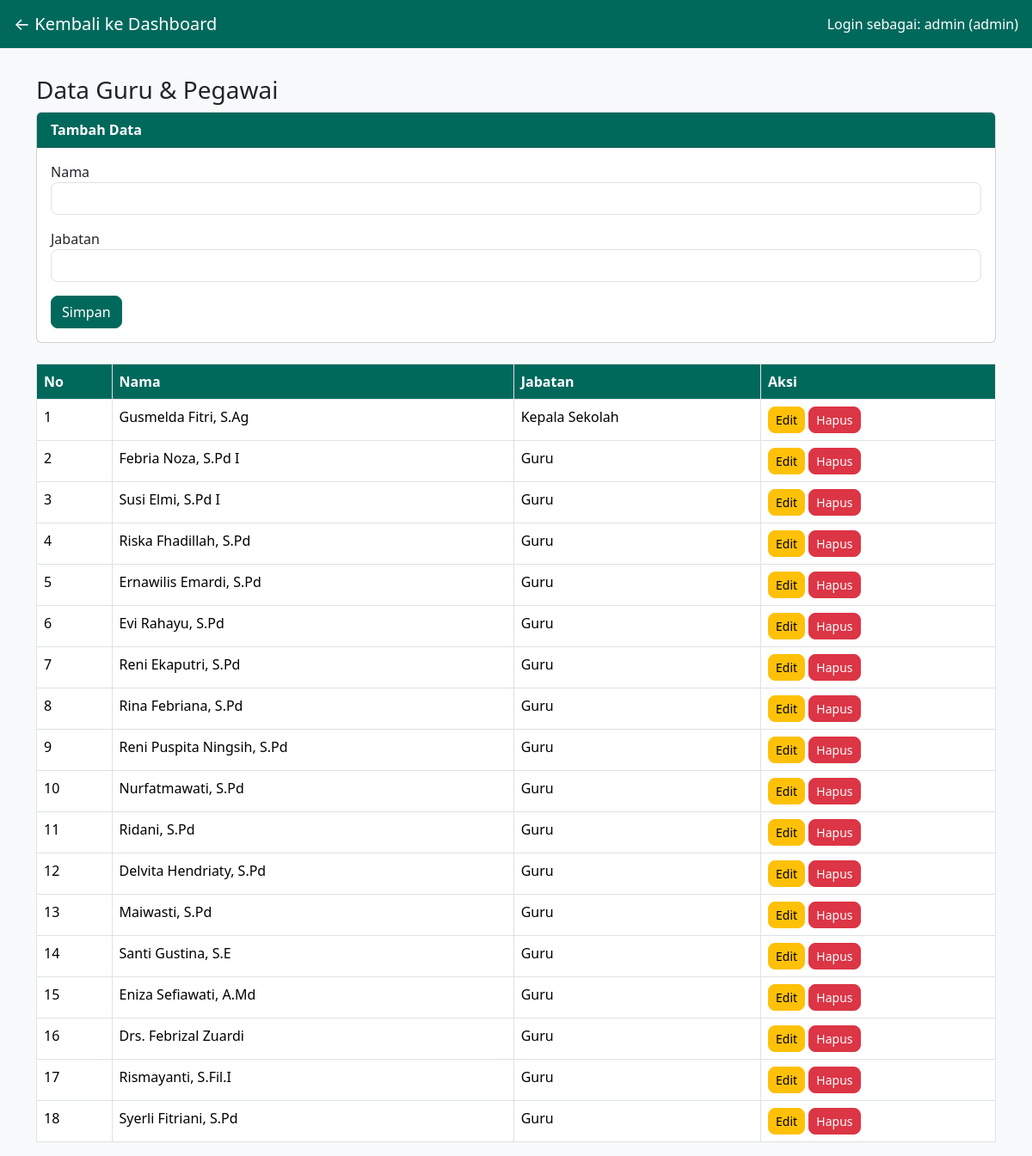
The page /pages/guru.php (signed in) on the database its author committed.
### tables this page shows
CREATE TABLE `guru` (
  `id` int(11) NOT NULL,
  `nama` varchar(100) NOT NULL,
  `jabatan` varchar(100) NOT NULL
);

### pages/guru.php (the view, shortened to what this page needs)
<?php
include '../config/db.php';
$edit = null;
?>
<!DOCTYPE html>
<html lang="id">
<head>
  <link href="https://cdn.jsdelivr.net/npm/bootstrap@5.3.3/dist/css/bootstrap.min.css" rel="stylesheet">
</head>
<body>
<nav class="navbar px-3" style="background-color:#00695c; color:white;">
  <a href="dashboard.php" class="navbar-brand text-white">← Kembali ke Dashboard</a>
  <span class="text-white">Login sebagai: <?= $_SESSION['username'] ?> (<?= $_SESSION['role'] ?>)</span>
</nav>
<div class="container mt-4">
  <h3>Data Guru & Pegawai</h3>
  <div class="card mb-4">
    <div class="card-header">
      <?= $edit ? "Edit Data" : "Tambah Data" ?>
    </div>
    <div class="card-body">
      <form method="post">
        <div class="mb-3">
          <label>Nama</label>
          <input type="text" name="nama" class="form-control" required value="<?= $edit['nama'] ?? '' ?>">
        </div>
        <div class="mb-3">
          <label>Jabatan</label>
          <input type="text" name="jabatan" class="form-control" required value="<?= $edit['jabatan'] ?? '' ?>">
        </div>
        <button class="btn btn-primary" name="simpan">Simpan</button>
      </form>
    </div>
  </div>
  <table class="table table-bordered table-hover">
    <thead class="table-s">
      <tr>
        <th>No</th>
        <th>Nama</th>
        <th>Jabatan</th>
        <th>Aksi</th>
      </tr>
    </thead>
    <tbody>
      <?php
      $no = 1;
      $data = mysqli_query($conn, "SELECT * FROM guru ORDER BY id ASC");
      while ($row = mysqli_fetch_assoc($data)):
      ?>
      <tr>
        <td><?= $no++ ?></td>
        <td><?= $row['nama'] ?></td>
        <td><?= $row['jabatan'] ?></td>
        <td>
          <a href="guru.php?edit=<?= $row['id'] ?>" class="btn btn-sm btn-warning">Edit</a>
          <a href="guru.php?hapus=<?= $row['id'] ?>" class="btn btn-sm btn-danger" onclick="return confirm('Hapus data ini?')">Hapus</a>
        </td>
      </tr>
      <?php endwhile; ?>
    </tbody>
  </table>
</div>
</body>
</html>

### pages/guru.php (style rules this page uses)
body { background-color: #f8f9fa; }
.card, .table { background-color: white; }
.card-header, .table-s { background-color: #00695c; color: white; font-weight: bold; }
.btn-primary { background-color: #00695c; border-color: #00695c; border-radius: 8px; }
.btn-warning { background-color: #ffc107; border-color: #ffc107; border-radius: 8px; }
.btn-danger { background-color: #dc3545; border-color: #dc3545; border-radius: 8px; }
.form-control { border-radius: 8px; }
.navbar { background-color: #00695c !important; }
.navbar-brand, .navbar-text { color: #fff !important; }
h3 { margin-top: 32px; }
thead.table-dark th, thead.table-s th { background-color: #00695c !important; color: #fff !important; }

### rows shown on the page
guru: nama "Gusmelda Fitri, S.Ag", jabatan "Kepala Sekolah"
guru: nama "Febria Noza, S.Pd I", jabatan "Guru"
guru: nama "Susi Elmi, S.Pd I", jabatan "Guru"
guru: nama "Riska Fhadillah, S.Pd", jabatan "Guru"
guru: nama "Ernawilis Emardi, S.Pd", jabatan "Guru"
guru: nama "Evi Rahayu, S.Pd", jabatan "Guru"
guru: nama "Reni Ekaputri, S.Pd", jabatan "Guru"
guru: nama "Rina Febriana, S.Pd", jabatan "Guru"
guru: nama "Reni Puspita Ningsih, S.Pd", jabatan "Guru"
guru: nama "Nurfatmawati, S.Pd", jabatan "Guru"
guru: nama "Ridani, S.Pd", jabatan "Guru"
guru: nama "Delvita Hendriaty, S.Pd", jabatan "Guru"
guru: nama "Maiwasti, S.Pd", jabatan "Guru"
guru: nama "Santi Gustina, S.E", jabatan "Guru"
guru: nama "Eniza Sefiawati, A.Md", jabatan "Guru"
guru: nama "Drs. Febrizal Zuardi", jabatan "Guru"
guru: nama "Rismayanti, S.Fil.I", jabatan "Guru"
guru: nama "Syerli Fitriani, S.Pd", jabatan "Guru"

### other values the page prints
$_SESSION['username'] "admin"
$_SESSION['role'] "admin"
